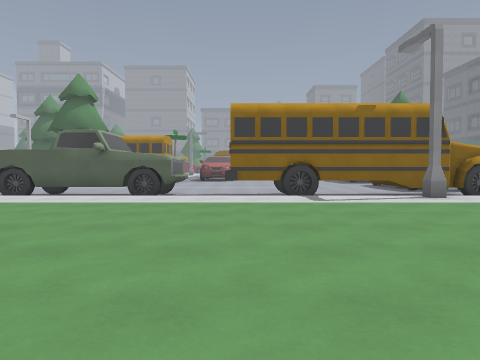
View 1 (above)

24 first-person views from a walk through a Godot game level. The camera is 1.2 m above the floor, tilts 2° down and sees 70° across. The floor is counted in squares, 2 m on a side. Each view is taken from the middle of a square. On the plan, view 1 faces up. The plan holds only what a view shows up to about 10 squares ahead; the rest is blank. The place goes on beyond the plan.

View 2
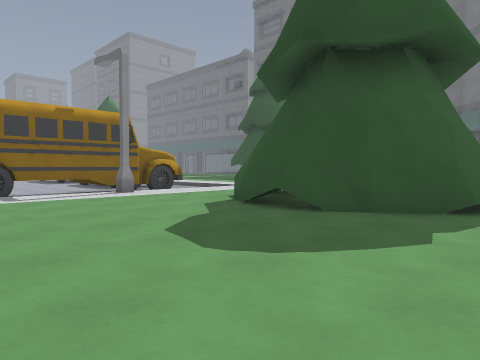

View 3
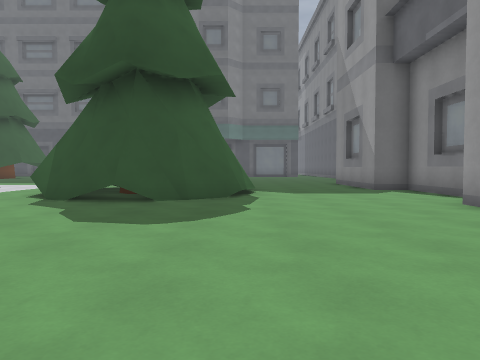

View 4
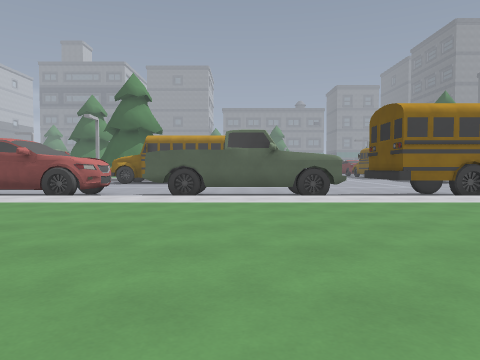

View 5
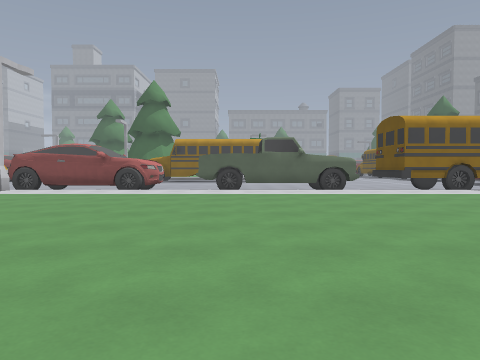

View 6
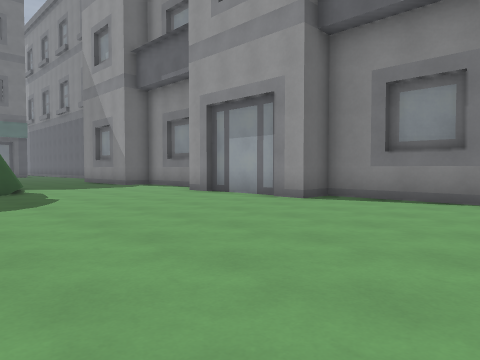

View 7
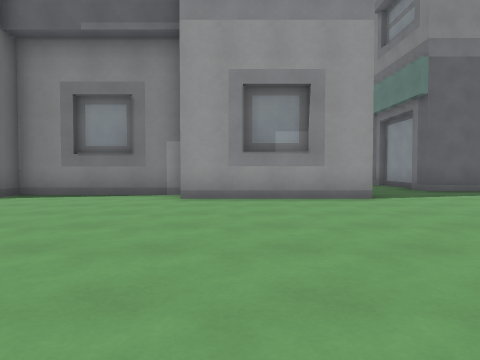

View 8
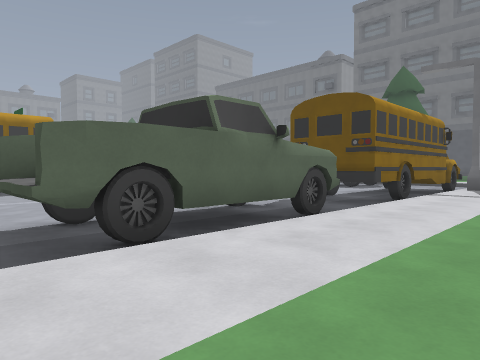

View 9
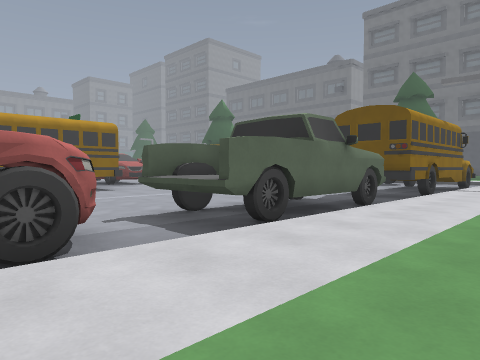

View 10
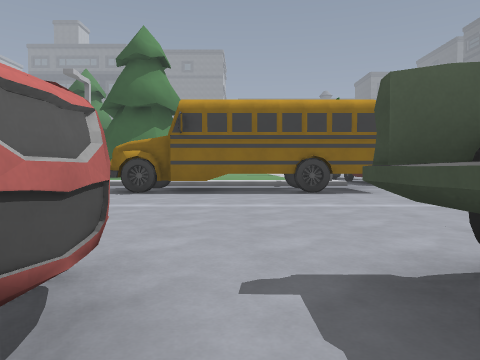

View 11
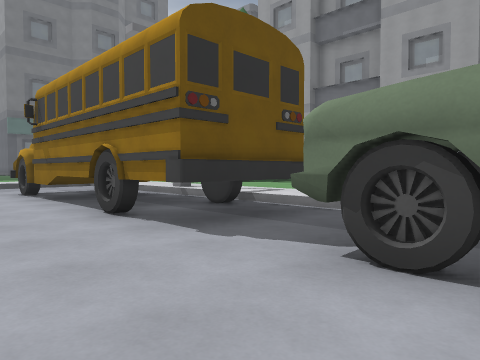

View 12
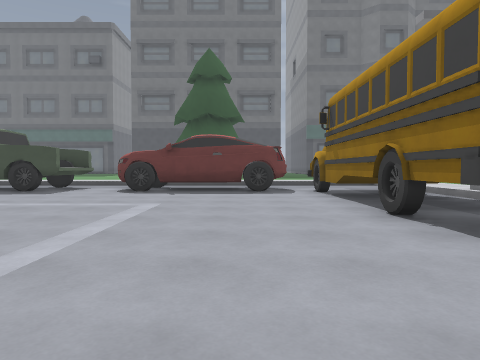

View 13
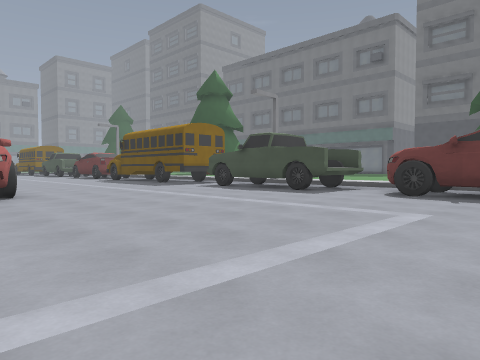

View 14
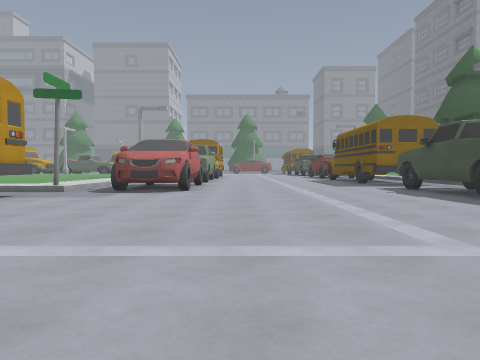

View 15
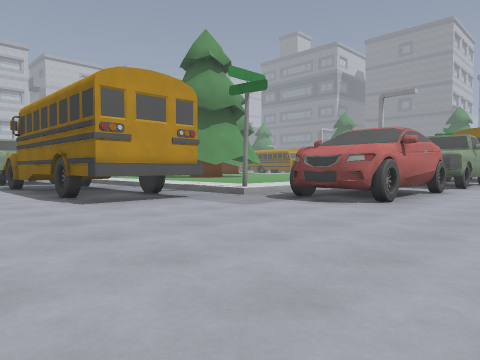

View 16
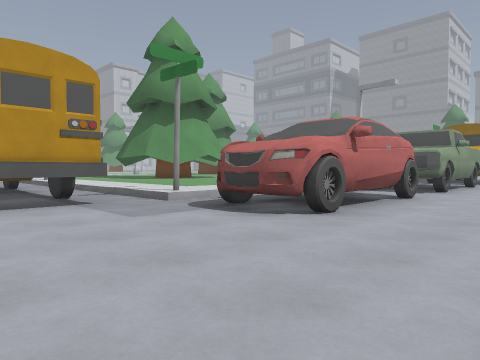

View 17
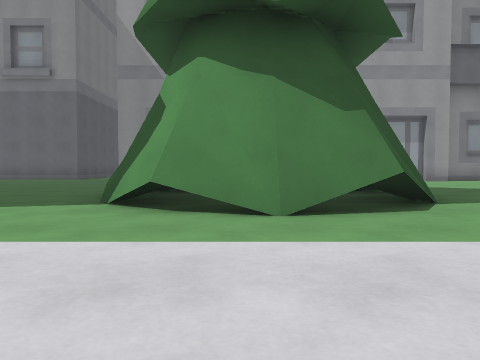

View 18
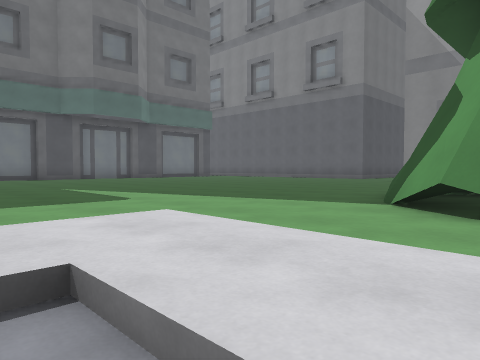

View 19
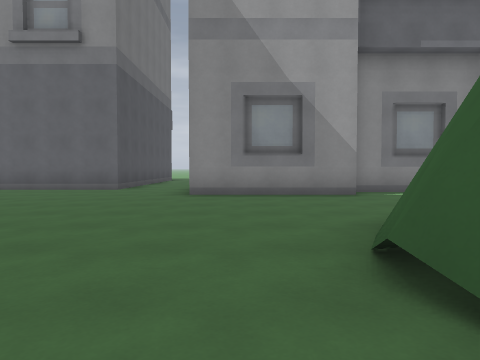

View 20
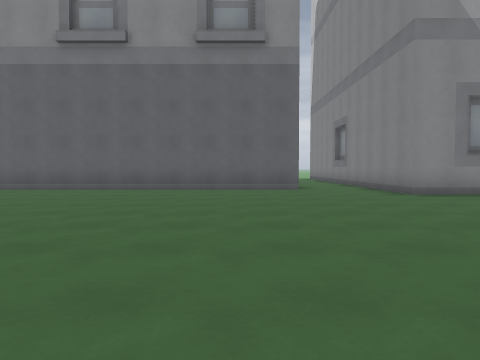

View 21
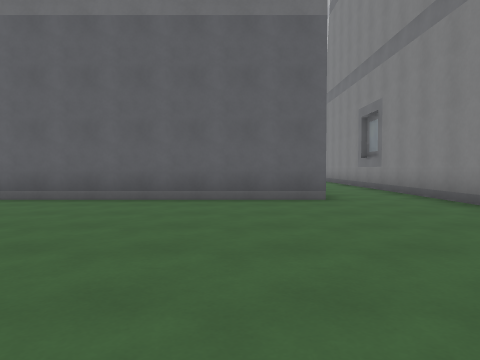

View 22
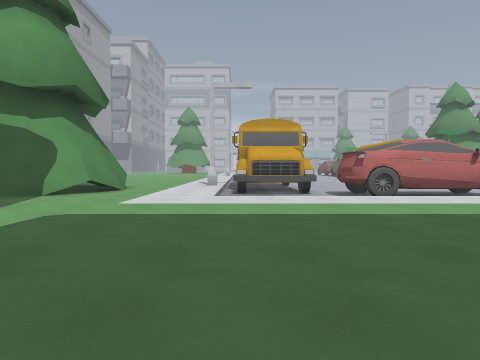

View 23
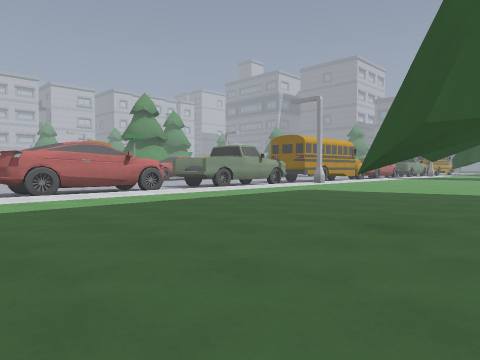

View 24
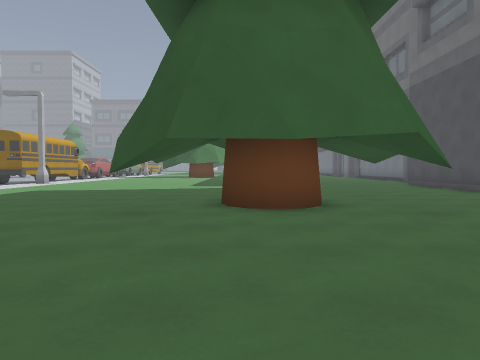

### Floor plan
Key: @ floor where view 1 was taken; # wall or solid block; . main floor; - floor 0.25 m lower than the main floor; = window, fence, low wall or low ledge; T truck; B bus; R tree; O other object.
Columns run from 9 left of view 1 to 23 right of it. Each row starts with its distance up from view 1.
 23         #--
 22    ..   =---
 21   ....- #------TT
 20  ....O-##------TT      ..
 19 ---------------TT     ...
 18 BB BBB---------TT   ......   ...#
 17 BBBBBB---------TT   ......  ....#
 16 ------------------ ........R....
 15 ---------------##-......R....R..
 14 ------ --------##-........RR...
 13 ------ --------#= ......RRRR.R.
 12 ---------------## .......R..R.
 11  --------------##-...........
 10 ##-TTTTT-BBBBBBB--...........
  9 ##-TTTTT-B   B B--..........
  8 ##-TTTTT-BBBBBBB--.........
  7 .............#...........
  6 ............................
  5 ............................
  4 ..............RRRR.........
  3 ..............RRRRR.......
  2  ............RRR RR........
  1   ............RRRR.........
  0   .......@.....RRR..........
 -1  ............................
 -2 .............................
 -3 ..............................
 -4 ..####...####....####..........
 -5 ..   #####    ####  #..........
 -6                     #..#########
 -7                     #..
 -8                     #..
 -9                     #.

Where each view was taken, in squares from view 1:
view 1: 0 up, 0 right, facing up
view 2: 1 down, 0 right, facing up-right
view 3: 0 up, 2 left, facing right
view 4: 0 up, 4 left, facing up
view 5: 2 down, 5 left, facing up
view 6: 2 up, 4 left, facing down-right
view 7: 3 up, 5 left, facing down
view 8: 5 up, 7 left, facing up-right
view 9: 5 up, 9 left, facing up-right
view 10: 8 up, 7 left, facing up
view 11: 12 up, 3 left, facing down-right
view 12: 12 up, 3 left, facing right
view 13: 12 up, 2 left, facing up-right
view 14: 11 up, 1 right, facing up
view 15: 14 up, 2 right, facing up-left
view 16: 16 up, 2 right, facing up-left
view 17: 8 up, 7 right, facing down
view 18: 8 up, 7 right, facing down-right
view 19: 4 up, 10 right, facing down
view 20: 4 up, 15 right, facing down
view 21: 1 up, 15 right, facing down
view 22: 8 up, 16 right, facing left
view 23: 9 up, 17 right, facing up-left
view 24: 8 up, 17 right, facing up
